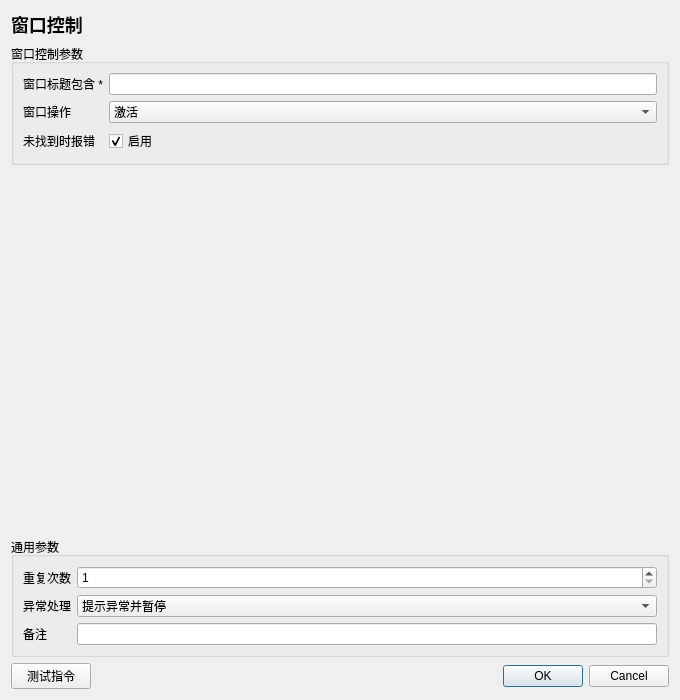
<?xml version="1.0" encoding="UTF-8"?>
<ui version="4.0"><class>InstructionEditor</class><widget class="QDialog" name="InstructionEditor">
<property name="geometry"><rect><x>0</x><y>0</y><width>680</width><height>700</height></rect></property><property name="minimumSize"><size><width>560</width><height>480</height></size></property><property name="windowTitle"><string>窗口控制</string></property>
<layout class="QVBoxLayout" name="rootLayout">
<item><widget class="QLabel" name="titleLabel"><property name="text"><string>窗口控制</string></property><property name="styleSheet"><string>font-size: 18px; font-weight: 600;</string></property></widget></item>
<item><widget class="QGroupBox" name="parameterGroupBox"><property name="title"><string>窗口控制参数</string></property><layout class="QFormLayout" name="parameterFormLayout"><item row="0" column="0"><widget class="QLabel" name="parameterLabel_0"><property name="text"><string>窗口标题包含 *</string></property></widget></item><item row="0" column="1"><widget class="QLineEdit" name="parameter_0"><property name="text"><string></string></property></widget></item>
<item row="1" column="0"><widget class="QLabel" name="parameterLabel_1"><property name="text"><string>窗口操作</string></property></widget></item><item row="1" column="1"><widget class="QComboBox" name="parameter_1"><item><property name="text"><string>激活</string></property></item><item><property name="text"><string>最小化</string></property></item><item><property name="text"><string>最大化</string></property></item><item><property name="text"><string>还原</string></property></item><item><property name="text"><string>关闭</string></property></item><property name="currentIndex"><number>0</number></property></widget></item>
<item row="2" column="0"><widget class="QLabel" name="parameterLabel_2"><property name="text"><string>未找到时报错</string></property></widget></item><item row="2" column="1"><widget class="QCheckBox" name="parameter_2"><property name="checked"><bool>true</bool></property><property name="text"><string>启用</string></property></widget></item></layout></widget></item>
<item><spacer name="verticalSpacer"><property name="orientation"><enum>Qt::Vertical</enum></property><property name="sizeHint" stdset="0"><size><width>20</width><height>20</height></size></property></spacer></item>
<item><widget class="QGroupBox" name="commonGroupBox"><property name="title"><string>通用参数</string></property><layout class="QFormLayout" name="commonFormLayout">
<item row="0" column="0"><widget class="QLabel" name="repeatLabel"><property name="text"><string>重复次数</string></property></widget></item><item row="0" column="1"><widget class="QSpinBox" name="repeatSpinBox"><property name="minimum"><number>1</number></property><property name="maximum"><number>999999</number></property><property name="value"><number>1</number></property></widget></item>
<item row="1" column="0"><widget class="QLabel" name="errorPolicyLabel"><property name="text"><string>异常处理</string></property></widget></item><item row="1" column="1"><widget class="QComboBox" name="errorPolicyComboBox"><item><property name="text"><string>自动跳过</string></property></item><item><property name="text"><string>提示异常并暂停</string></property></item><item><property name="text"><string>提示异常并停止</string></property></item><property name="currentIndex"><number>1</number></property></widget></item>
<item row="2" column="0"><widget class="QLabel" name="noteLabel"><property name="text"><string>备注</string></property></widget></item><item row="2" column="1"><widget class="QLineEdit" name="noteEdit"/></item>
</layout></widget></item>
<item><layout class="QHBoxLayout" name="footerLayout"><item><widget class="QPushButton" name="testButton"><property name="text"><string>测试指令</string></property></widget></item><item><spacer name="footerSpacer"><property name="orientation"><enum>Qt::Horizontal</enum></property><property name="sizeHint" stdset="0"><size><width>40</width><height>20</height></size></property></spacer></item><item><widget class="QDialogButtonBox" name="buttonBox"><property name="standardButtons"><set>QDialogButtonBox::Cancel|QDialogButtonBox::Ok</set></property></widget></item></layout></item>
</layout></widget><resources/><connections/></ui>
